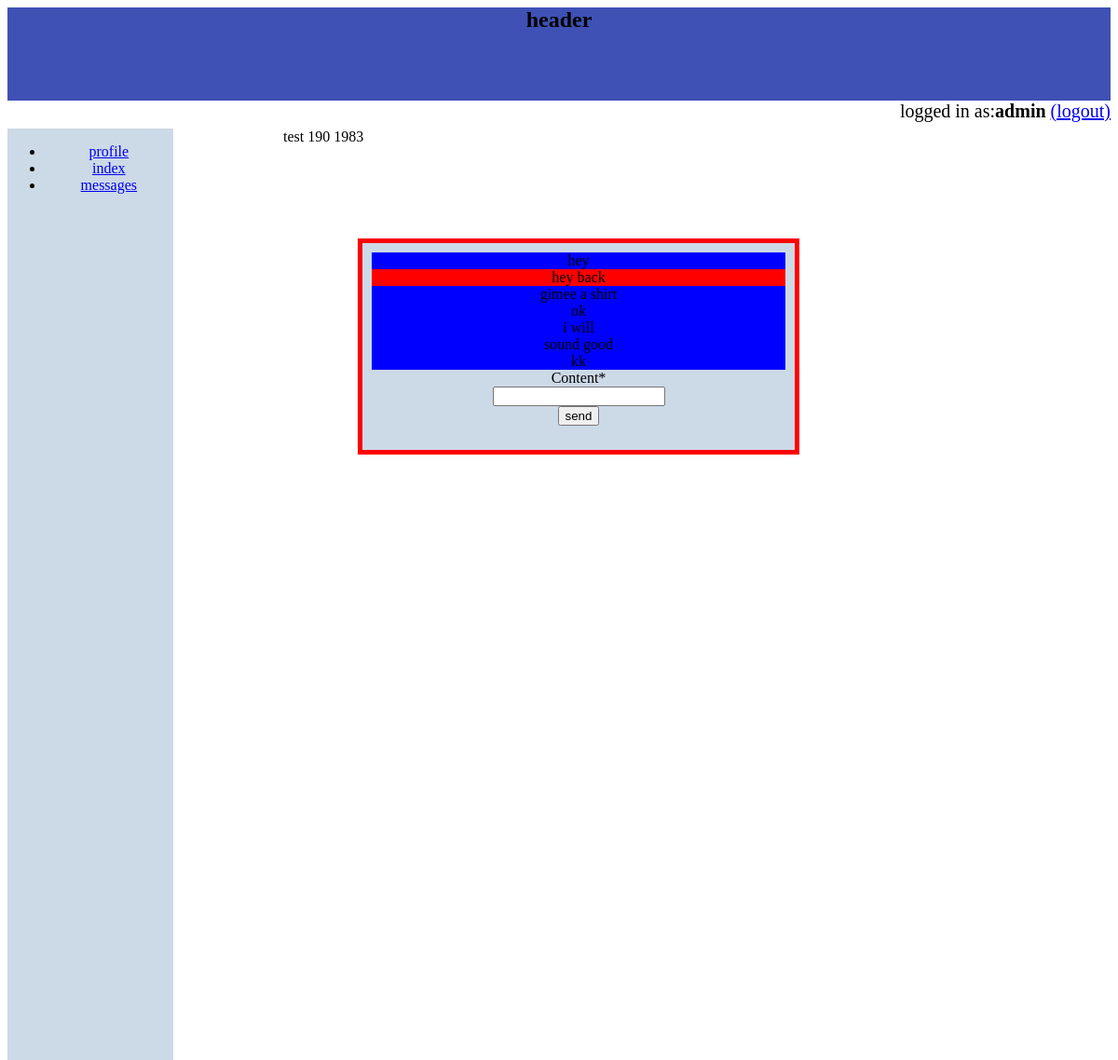
The page /detail/test/ (signed in) on the database its author committed.
### data/models.py (models this page shows)
class UserProfile(models.Model):
    user = models.ForeignKey(User, unique=True)
    team = models.IntegerField(blank=True,null=True)
    shirtCount=models.IntegerField(blank=True,null=True)
    shirtImg=models.CharField(max_length=1000,blank=True,null=True)
    wanted=models.CommaSeparatedIntegerField(max_length=200,blank=True,null=True)
    post=models.BooleanField()

class message(models.Model):
    sentBy=models.ForeignKey(User,related_name="messageFrom")
    sentTo=models.ForeignKey(User,related_name="messageTo")
    content=models.CharField(max_length=10000)
    order=models.IntegerField()

### browse/views.py (the view)
# urls.py: url(r"detail/(?P<userName>.*)/",detail,name="detail"),
@login_required
def detail(request,userName):
    selected=User.objects.filter(username=userName)[0]
    if request.method == 'POST':
            form = messageForm(request.POST)
            if form.is_valid():
                content=form.cleaned_data["content"]
                lastSent=message.objects.filter(sentBy=request.user,sentTo=selected).order_by("-order")
                lastRecieved=message.objects.filter(sentTo=request.user,sentBy=selected).order_by("-order")
                if (len(lastSent)==0 and len(lastRecieved)==0):
                    nextDrder=0
                elif len(lastSent)==0:
                    nextOrder=lastRecieved[0].order+1
                elif len(lastRecieved)==0:
                    nextOrder=lastSent[0].order+1
                else:
                    if lastSent[0].order>lastRecieved[0].order:
                        nextOrder=lastSent[0].order+1
                    else:
                        nextOrder=lastRecieved[0].order+1
                a=message(sentBy=request.user,sentTo=selected,content=content,order=nextOrder)
                a.save()
                return redirect('/detail/%s'% selected.username)
    else:
        a=UserProfile.objects.filter(user=request.user)[0]
        form = messageForm(instance=a)
    template="browse/detail.html"
    context={}
    posting=UserProfile.objects.filter(user=selected)[0]
    context["post"]=posting
    myMessages=message.objects.filter(sentBy=request.user,sentTo=selected)
    theirMessages=message.objects.filter(sentBy=selected,sentTo=request.user)
    mergedMessages=[]
    order=0
    while(True):
        currentMessage=theirMessages.filter(order=order)
        if len(currentMessage)==0:
            currentMessage=myMessages.filter(order=order)
            if len(currentMessage)==0:
                break
        mergedMessages.append(currentMessage[0])
        order+=1
    context["form"]=form
    context["mergedMessages"]=mergedMessages
    return render(request,template,context)

### browse/forms.py
class messageForm(forms.ModelForm):
    class Meta:
        model=message
        fields=["content"]

### browse/templates/browse/detail.html (shortened to what this page needs)
{%extends 'base.html' %}
{% load crispy_forms_tags %}
    {%block body%}
        {{post.user}}
        {{post.team}}
        {{post.wanted}}
    <div id="messenger" class="messenger">
    {%for i in mergedMessages%}
    {%if user == i.sentBy %}
    <div id="sent" class="sent">
            {{i.content}}<br>
    </div>
    {%else%}
    <div id="recieved" class="recieved">
            {{i.content}}<br>
    </div>
    {%endif%}
    {%endfor%}
    <form action="" method="post">
    {{ form|crispy }}
    <input type="submit" value="send" />
</form>
    </div>
    {%endblock%}

### browse/templates/base.html (shortened to what this page needs)
{% load static %}
<link rel="stylesheet" type="text/css" href="{% static "browse/base.css" %}"/>
<html>
<section>
     <div id="header" class="header"><h1>{%block header%}
     header
     {%endblock%}</h1></div>
     <div id="login" class="login">{%block login%}
     {%if user.is_authenticated%}
          logged in as:<b>{{user}}</b>   <a href= {%url "logout"%}?next={% url 'browse:index' %} >(logout)</a>
     {%else%}
     <a href= {%url "login"%}?next={% url 'browse:profile' %} >login</a>
     {%endif%}
     {%endblock%}</div>
    <div id="sideNav" class="sideNav"><ul>{%block sideNav%}
    <li><a href= {%url "browse:profile"%}>profile</a></li>
    <li><a href={%url "browse:index"%}>index</a></li>
    <li><a href={%url "browse:messages"%}>messages</a></li>
    {%endblock%}</ul></div>
    <div id="body" class="body">{%block body%}{%endblock%}</div>
</section>
</html>

### browse/static/browse/base.css (style rules this page uses)
section { width: 100%; height: 900px; #margin: auto; #padding: 10px; }
.header { text-align:center; background: #3f51b5; width:100%; height:100px; }
.login { height: 30px; font-size:20px; text-align:right; }
.sideNav { width: 15%; height: 1000px; background: #ccd9e7; text-align:center; vertical-align:top; float: left; #position:fixed; }
.body { color:black; padding-left: 25%; background: #ffffff; text-align:left; }
.messenger { text-align:center; color:black; background: #ccd9e7; padding:10px; width:50%; margin-top: 100px; margin-bottom: 100px; margin-right: 150px; margin-left: 80px; border: 5px solid red; }
.sent { background-color: blue; color:black; }
.recieved { background-color: red; color:black; }

### rows shown on the page
UserProfile: user "test", team "190", wanted "1983"
message: content "hey"
message: content "hey back"
message: content "gimee a shirt"
message: content "ok"
message: content "i will"
message: content "sound good"
message: content "kk"

### other values the page prints
{{ user }} "admin"
